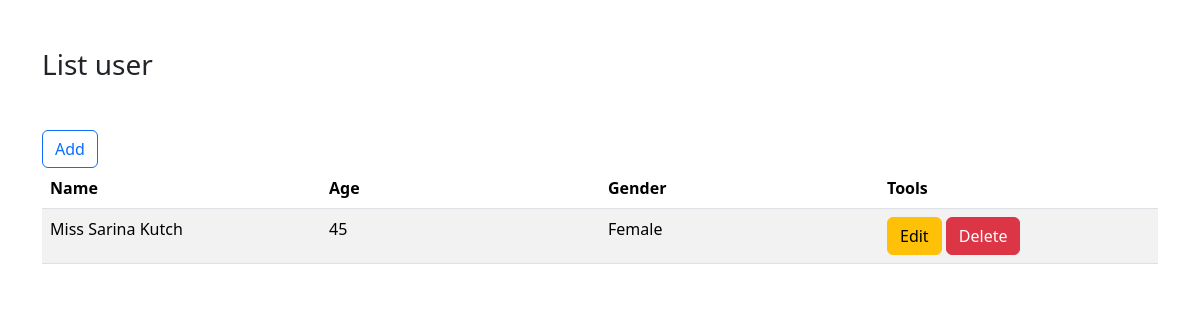
Before: / with the older database file.
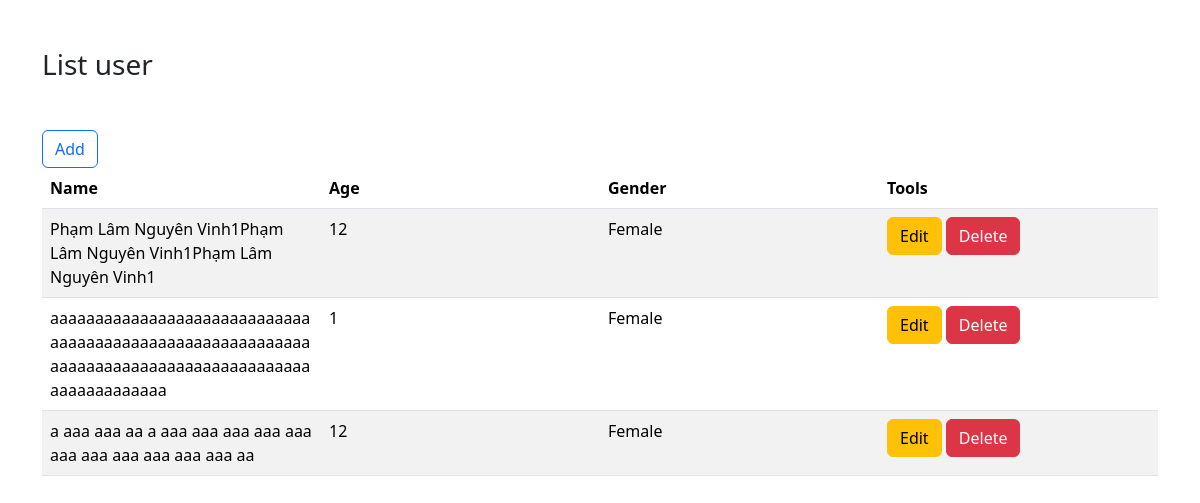
After: the same page with the newer database file.
### home/models.py (models this page shows)
class User(models.Model):
  name = models.CharField(max_length = 100)
  age = models.SmallIntegerField()
  gender = models.SmallIntegerField()

### home/views.py (the view)
# urls.py: path('', views.index, name='list'),
def index(request):
    users = User.objects.all()
    return render(request, 'pages/home.html', {'users': users})

### home/templates/pages/home.html (shortened to what this page needs)
{% extends 'pages/base.html' %}
{% block content %}
<div class="container container-sm-3 mt-5">
  <h3 class="my-5">List user</h3>
  <div class="row">
    <div class="col-1">
      <a href="{% url 'create' %}" class="btn btn-outline-primary">
        Add
      </a>
    </div>
  </div>
  <div class="row">
    <div class="col">
      <table class="table table-striped table-fixed">
        <thead>
          <tr>
            <th>Name</th>
            <th>Age</th>
            <th>Gender</th>
            <th>Tools</th>
          </tr>
        </thead>
        <tbody>
          {% for item in users %}
          <tr>
            <td>
              {{item.name}}
            </td>
            <td>{{item.age}}</td>
            <td>
              {% if item.gender == 1 %}
              Male
              {% else %}
              Female
              {% endif %}
            </td>
            <td>
              <a href="{% url 'edit' item.id %}" class="btn btn-warning mr-2">Edit</a>
              <a href="{% url 'delete' item.id %}" class="btn btn-danger"
                onclick="return confirm('Are you sure?')">Delete</a>
            </td>
          </tr>
          {% endfor %}
        </tbody>
      </table>
    </div>
  </div>
</div>
{% endblock %}

### home/templates/pages/base.html (shortened to what this page needs)
<!DOCTYPE html>
<html lang="en">
<head>
  {% load static %}
  <link rel="stylesheet" href="{% static 'css/bootstrap.min.css' %}" type="text/css">
</head>
<body>
  {% block content %}
  {% endblock %}
</body>
</html>

### home/templates/pages/base.html (style rules this page uses)
.table-fixed { table-layout: fixed; width: 100%; }
.table-fixed td { max-width: 25%; max-height: 100%; word-wrap: break-word; }

Changed rows visible on the page:
removed User: name "Miss Sarina Kutch", age "45", gender "Female"
added User: name "Phạm Lâm Nguyên Vinh1Phạm Lâm Nguyên Vinh1Phạm Lâm Nguyên Vinh1", age "12", gender "Female"
added User: name "aaaaaaaaaaaaaaaaaaaaaaaaaaaaaaaaaaaaaaaaaaaaaaaaaaaaaaaaaaaaaaaaaaaaaaaaaaaaaaaaaaaaaaaaaaaaaaaaaaaa", age "1", gender "Female"
added User: name "a aaa aaa aa a aaa aaa aaa aaa aaa aaa aaa aaa aaa aaa aaa aa", age "12", gender "Female"
